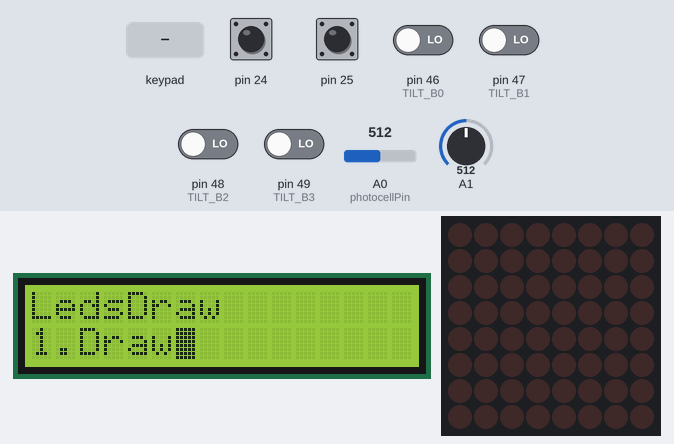
Recording of a sketch running on a simulated Arduino Mega 2560, built with avr-gcc and run on an emulated ATmega2560. Parts: 16×2 character LCD, 8×8 LED matrix. Wiring (inferred from the signals the program sends): 4×2 keypad with keys 1 2 3 4 5 6 7 8 (labels assumed): rows pin 26, pin 27, pin 28, pin 29; columns pin 22, pin 23. Wiring (inferred from the names in the program): character LCD (HD44780): RS pin 2; E pin 3; data pin 11, pin 10, pin 9, pin 8, pin 7, pin 6, pin 5, pin 4. The test bench sets the inputs (shaded band); at power-on: pin 24, pin 25 HIGH, pin 46 (TILT_B0), pin 47 (TILT_B1), pin 48 (TILT_B2), pin 49 (TILT_B3) LOW, A0 (photocellPin) = 512, A1 = 512.

Above: at 1.2 s.
1.3 s: pin 25 pulled LOW for 0.15 s
At 1.53 s:
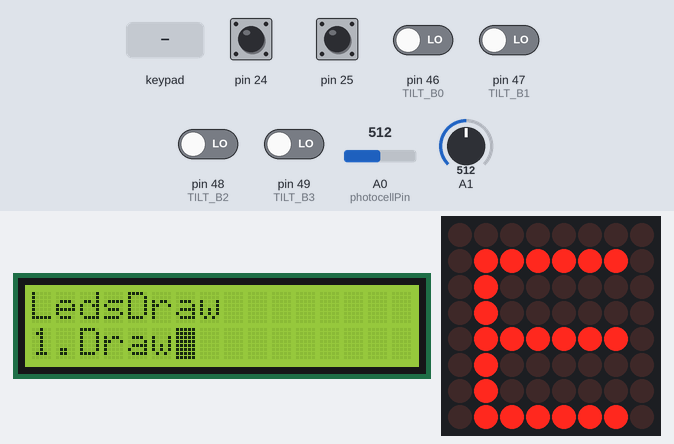
2.0 s: key '4' pressed
At 2.6 s:
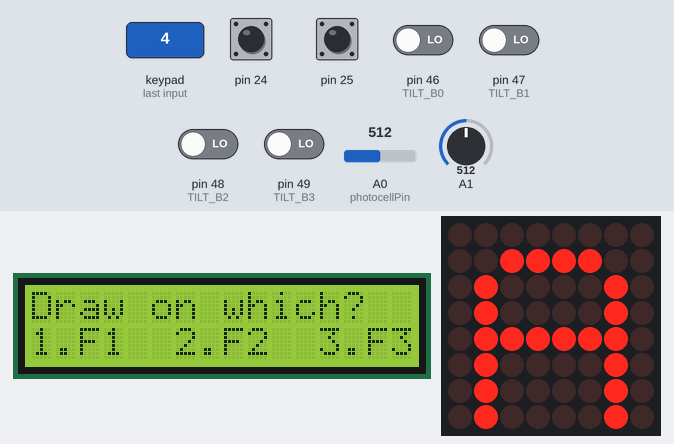
3.6 s: keypad keys 1 2 3 4 pressed 0.4 s apart
At 4.56 s:
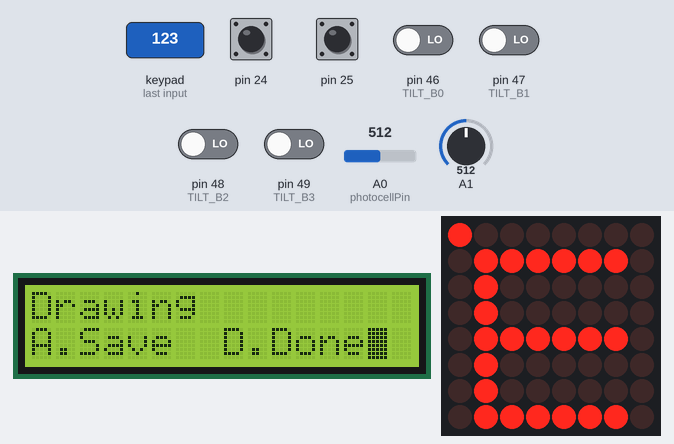
6.7 s: key '8' pressed
At 6.94 s:
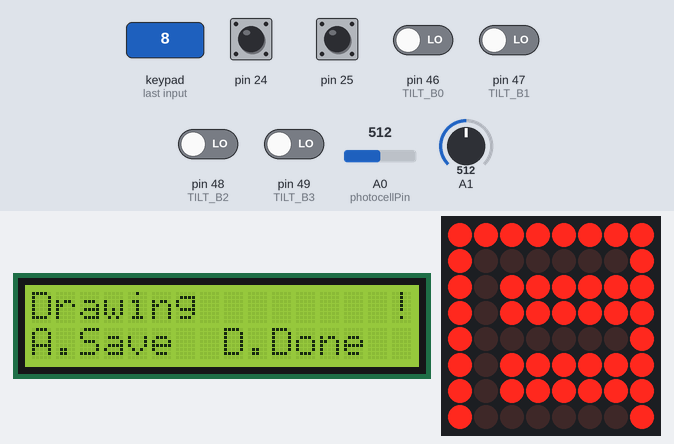
8.9 s: key '7' pressed
At 9.3 s:
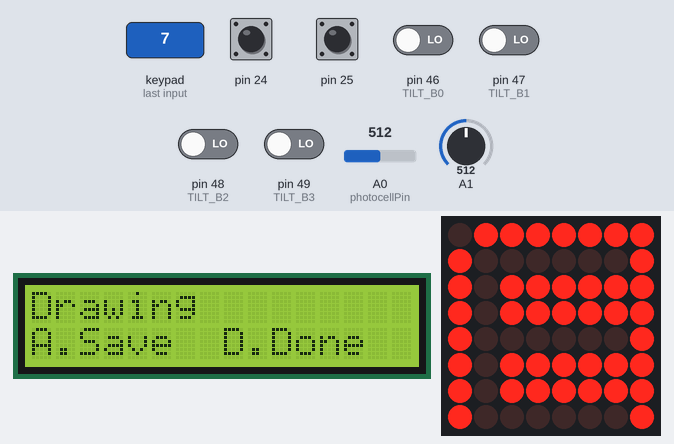
11.0 s: key '6' pressed
At 11.36 s:
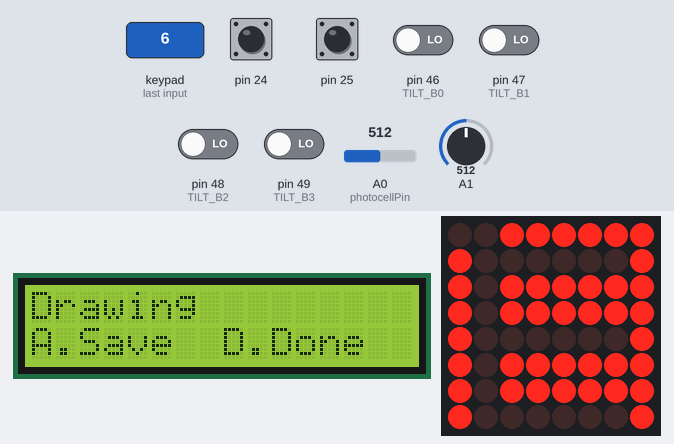
Timing chart, 0 to 14.0 s (numbered marks = the images above; inputs shaded):
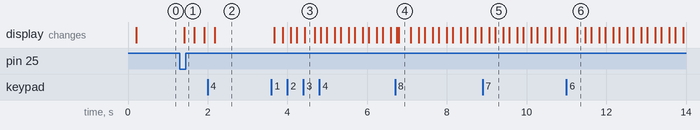

Measured:
- after the input at 1.3 s, the display: changes after 0.11 s (image 1)
- after the input at 2.0 s, the display: changes after 0.17 s (image 2)
- after the input at 3.6 s, the display: changes after 0.07 s (image 3)
- after the input at 6.7 s, the display: first differs from a run without the input after 0.09 s (image 4)
- after the input at 8.9 s, the display: first changes after 0.16 s (image 5 shows a later state)
- after the input at 11.0 s, the display: changes after 0.27 s (image 6)

The sketch:

master.ino
```cpp
#include "master.h"
#include <avr/io.h>

// ================ SHARED GLOBALS ACROSS TASKS ========================
char key;

// ===========================================================
// SCHEDULER
// ===========================================================
Agenda scheduler;
int task0, task1, task2, task3;

// ===========================================================
// TASK MAIN: handles inputs, sends commands to slave
// ===========================================================
enum T1_SM {MainInit, MainMenu, DrawModeAsk, DrawMode, SyncMode, Reset} mainState;
void Task_Main()
{
  static int menuOption;

  char k = GetKeypadKey();

  switch (mainState)
  {
    case MainInit:
      menuOption = 1;
      displayDefaultMenu();
      mainState = MainMenu;
      break;

    case MainMenu:
      if (menuOption != MIN_OPTION && k =='4') // menu left
      {
        menuOption--;
        displayMenuOption(menuOption);
      }
      else if (menuOption != MAX_OPTION && k == '6') // menu right
      {
        menuOption++;
        displayMenuOption(menuOption);
      }

      else if (k == '5') // user selected something
      {
        if (menuOption == 1) // Draw mode
        {
          displayDrawModeAsk();
          mainState = DrawModeAsk;
        }
        else if (menuOption == 2) // Sync mode
        {
          Serial1.print("2");

          // send the frames
          for (char i = 0; i < numFrames; ++i)
            for (char j = 0; j < 8; ++j)
              Serial1.write(Frames[i].row[j]);

          displaySyncMode();
          syncModeOn = true;
          mainState = SyncMode;
        }

        else if (menuOption == 3) // reset currFrame to default
        {
          for (char i = 0; i < 8; ++i)
            Frames[frameIndex].row[i] = DefaultFrames[frameIndex].row[i];

          displayPattern(Frames[frameIndex]);
        }

        else if (menuOption == 4) // result all to default
        {
          for (char i = 0; i < numFrames; ++i)
            for (char j = 0; j < 8; ++j)
              Frames[i].row[j] = DefaultFrames[i].row[j];

          displayPattern(Frames[frameIndex]);
        }
      }


      // stop the animation upon entering DrawModeAsk or SyncMode
      if (k == '*' && !playAnim && mainState != DrawModeAsk){ frameTime = FRAME_TIME; playAnim = true; }
      else if (k == '*' && playAnim || mainState == DrawModeAsk) playAnim = false;
      else if (playAnim && mainState == SyncMode) playAnim = false;

      break;

    case DrawModeAsk:
      if (k == '1' || k == '2' || k == '3')
      {
        drawModeSetup(k);
        displayDrawMode();
        mainState = DrawMode;
      }

      else if (k == 'D')
      {
        displayDefaultMenu();
        mainState = MainMenu;
      }
      break;

    case DrawMode:
      // process key presses
      if (k == 'A') // save
      {
        Frames[frameIndex] = EditedPattern;
        displayClearFlag();
      }

      else if (k == 'D') // done
      {
        // revert the pattern to it's original
        EditedPattern = Frames[frameIndex];
        displayPattern(EditedPattern);

        // return to and display main menu
        displayDefaultMenu();
        drawModeOn = false;
        mainState = MainMenu;
      }

      else if (k == 'B') // invert pattern
      {
        // invert pattern, display inverted pattern, redisplay cursor
        EditedPattern.invertPattern();
        displayPattern(EditedPattern);
        lc.setLed(LEDMAT_ADDR, cursorRow, cursorCol, true);

        displayFlag("!");
      }

      else if (k == 'C') // clear
      {
        // clear/fill the pattern, clear/fill led matrix, redisplay cursor
        if (EditedPattern.isEmpty()) EditedPattern.fillPattern();
        else EditedPattern.clearPattern();
        displayPattern(EditedPattern);
        lc.setLed(LEDMAT_ADDR, cursorRow, cursorCol, true);

        displayFlag("!");
      }

      else if (k == '5') // draw or clear the point
        plotPoint();

      // cursor movement
      else if (k == '2' || k == '8' || k == '4' || k == '6')
        moveCursor(k);

      break;

    case SyncMode:
      if (flipHorizEnable && !flipVertEnable) { Serial1.print('H'); }
      else if (!flipHorizEnable && flipVertEnable ) { Serial1.print('V'); }
      else if (flipHorizEnable && flipVertEnable) { Serial1.print('I'); }
      else Serial1.print('R');

      if (k == 'D')
      {
        Serial1.print('D');
        playAnim = false;
        syncModeOn = false;
        menuOption = 1;
        displayDefaultMenu();
        mainState = MainMenu;
      }

      else if (k == '*')
      {
        Serial1.print('*');
        if (!playAnim) playAnim = true;
        else if (playAnim) playAnim = false;
      }

      break;

    default:
      mainState = MainInit;
  }
}

// ===========================================================
// TASK LED MATRIX
// ===========================================================
enum T2_SM {Wait, Drawing, Playing, Syncing} ledState;
void Task_LedMat()
{
  // transitions
  switch (ledState)
  {
    case Wait:
      if (playAnim && !drawModeOn && !syncModeOn) { ledState = Playing; frameTime = FRAME_TIME; }
      else if (syncModeOn) { ledState = Syncing; frameTime = FRAME_TIME; frameIndex = 0; }
      else if (drawModeOn) ledState = Drawing;
      break;

    case Drawing:
      if (!drawModeOn) ledState = Wait;
      break;

    case Playing:
      if (!playAnim && !syncModeOn) ledState = Wait;
      else if (syncModeOn) { ledState = Syncing; frameTime = FRAME_TIME; frameIndex = 0; }
      break;

    case Syncing:
      if (!syncModeOn) { ledState = Wait; }
      break;

    default:
      ledState = Wait;
  }

  // actions
  switch (ledState)
  {
    case Wait:
      // do nothing
      break;

    case Drawing:
      blinkCursor();
      break;

    case Playing:
      animateFrames();
      break;

    case Syncing:
      if (playAnim) animateFrames();
      else if (!playAnim) frameTime = FRAME_TIME;
      break;

    default:
      frameIndex = 0;
  }
}

// ===========================================================
// TASK TILT
// ===========================================================
enum T3_SM {TiltWait, TiltDetect, TiltLeft, TiltRight, TiltUp, TiltDown} tiltState;

// center: 0100, left: 0011, right: 1100, up: 0110, down: 1001
void Task_Tilt()
{
  /*
  Serial.print(digitalRead(TILT_B3), DEC);
  Serial.print(digitalRead(TILT_B2), DEC);
  Serial.print(digitalRead(TILT_B1), DEC);
  Serial.println(digitalRead(TILT_B0), DEC);
  */

  bool b0 = (bool) digitalRead(TILT_B0);
  bool b1 = (bool) digitalRead(TILT_B1);
  bool b2 = (bool) digitalRead(TILT_B2);
  bool b3 = (bool) digitalRead(TILT_B3);

  switch (tiltState)
  {
    case TiltWait:
      if (drawModeOn) { tiltState = TiltDetect, tiltDirection = CENTER; };
      break;

    case TiltDetect:
      if (!drawModeOn) { tiltState = TiltWait; return; }

      if (!b3 && !b2 && b1 && b0) { tiltState = TiltLeft; tiltDirection = LEFT; }
      else if (b3 && b2 && !b1 && !b0) { tiltState = TiltRight; tiltDirection = RIGHT; }
      else if (!b3 && b2 && b1 && !b0) { tiltState = TiltDown; tiltDirection = DOWN; }
      else if (b3 && !b2 && !b1 && b0) { tiltState = TiltUp; tiltDirection = UP; }
      else tiltDirection = CENTER;

      // if pattern has been shifted, redisplay the pattern
      if ( drawModeOn && shiftPattern(EditedPattern, tiltDirection) )
      {
        displayFlag("!");
        displayPattern(EditedPattern);
      }
      break;

    case TiltLeft:
      if (!drawModeOn) { tiltState = TiltWait; return; }

      if (!b3 && !b2 && b1 && b0) { tiltDirection = CENTER; }
      else if (b3 && b2 && !b1 && !b0) { tiltState = TiltRight; tiltDirection = RIGHT; }
      else if (!b3 && b2 && b1 && !b0) { tiltState = TiltDown; tiltDirection = DOWN; }
      else if (b3 && !b2 && !b1 && b0) { tiltState = TiltUp; tiltDirection = UP; }
      else { tiltState = TiltDetect; tiltDirection = CENTER; }

      if ( drawModeOn && shiftPattern(EditedPattern, tiltDirection) )
      {
        displayFlag("!");
        displayPattern(EditedPattern);
      }
      break;

    case TiltRight:
      if (!drawModeOn) { tiltState = TiltWait; return; }

      if (!b3 && !b2 && b1 && b0) { tiltState = TiltLeft; tiltDirection = LEFT; }
      else if (b3 && b2 && !b1 && !b0) { tiltDirection = CENTER; }
      else if (!b3 && b2 && b1 && !b0) { tiltState = TiltDown; tiltDirection = DOWN; }
      else if (b3 && !b2 && !b1 && b0) { tiltState = TiltUp; tiltDirection = UP; }
      else { tiltState = TiltDetect; tiltDirection = CENTER; }

      if ( drawModeOn && shiftPattern(EditedPattern, tiltDirection) )
      {
        displayFlag("!");
        displayPattern(EditedPattern);
      }
      break;

    case TiltUp:
      if (!drawModeOn) { tiltState = TiltWait; return; }

      if (!b3 && !b2 && b1 && b0) { tiltState = TiltLeft; tiltDirection = LEFT; }
      else if (b3 && b2 && !b1 && !b0) { tiltState = TiltRight; tiltDirection = RIGHT; }
      else if (!b3 && b2 && b1 && !b0) { tiltState = TiltDown; tiltDirection = DOWN; }
      else if (b3 && !b2 && !b1 && b0) { tiltDirection = CENTER; }
      else { tiltState = TiltDetect; tiltDirection = CENTER; }

      if ( drawModeOn && shiftPattern(EditedPattern, tiltDirection) )
      {
        displayFlag("!");
        displayPattern(EditedPattern);
      }
      break;

    case TiltDown:
      if (!drawModeOn) { tiltState = TiltWait; return; }

      if (!b3 && !b2 && b1 && b0) { tiltState = TiltLeft; tiltDirection = LEFT; }
      else if (b3 && b2 && !b1 && !b0) { tiltState = TiltRight; tiltDirection = RIGHT; }
      else if (!b3 && b2 && b1 && !b0) { tiltDirection = CENTER; }
      else if (b3 && !b2 && !b1 && b0) { tiltState = TiltUp; tiltDirection = UP; }
      else { tiltState = TiltDetect; tiltDirection = CENTER; }

      if ( drawModeOn && shiftPattern(EditedPattern, tiltDirection) )
      {
        displayFlag("!");
        displayPattern(EditedPattern);
      }
      break;

    default:
      tiltState = TiltDetect;
  }
}

// ===========================================================
// SETUP AND LOOP
// ===========================================================
void setup() {
  // put your setup code here, to run once:
  LCD_init(); // LCD data lines on PORTL
  LedControl_init(); // init ledControl
  Pattern_init(); // init default patterns for LED matrix
  Keypad_init(); // Keypad on PortA

  pinMode (1, OUTPUT);

  Serial.begin(115200);
  Serial1.begin(115200);

  mainState = MainInit;
  task1 = scheduler.insert(Task_Main, TASK_MAIN_PERIOD, false);
  scheduler.activate(task1);

  ledState = Wait;
  task2 = scheduler.insert(Task_LedMat, TASK_LEDMAT_PERIOD, false);
  scheduler.activate(task2);

  tiltState = TiltWait;
  task2 = scheduler.insert(Task_Tilt, ONE_SEC/8, false);
  scheduler.activate(task3);
}

void loop() {
  // put your main code here, to run repeatedly:
  detectLight();
  detectLight2();
  scheduler.update();
}

// use value 150
void detectLight()
{
  photocellReading = analogRead(photocellPin);

  if (photocellReading <= 100)
    flipVertEnable = true;
  else
    flipVertEnable = false;

  /*
  Serial.print("Analog reading = ");
  Serial.println(photocellReading);     // the raw analog reading
  */

  // LED gets brighter the darker it is at the sensor
  // that means we have to -invert- the reading from 0-1023 back to 1023-0
  photocellReading = 1023 - photocellReading;
  //now we have to map 0-1023 to 0-255 since thats the range analogWrite uses
  brightness = map(photocellReading, 0, 1023, 0, 255);
  analogWrite(LSENSOR_PIN, brightness);

  // delay(100);
}

void detectLight2()
{
  int brightness = analogRead(1);

  /*
  Serial.print("Analog reading2 = ");
  Serial.println(brightness); */

  if (brightness <= 150)
    flipHorizEnable = true;
  else
    flipHorizEnable = false;

  //Serial.println(brightness);
  analogWrite(1, brightness/2);
}
```

Agenda.h
```cpp
/* ___   ___   ___        __   ___
  |   | | __  |___ |\  | |  \ |   |
  |___| |   | |    | \ | |   ||___|
  |   | |___| |___ |  \| |__/ |   | version: 0.1

  Simple Scheduler library for Arduino
  Giovanni Blu Mitolo 2014 - gioscarab@gmail.com - www.gioblu.com
  This library has been released on the public domain.

  Agenda agenda;
  Define an instance of agenda (choose a name, agenda is only an example)

  agenda.insert(function (name with no brackets), interval in millis, once (true or false));
  Add the passed function in the tasks list, if once is true, task
  will be executed once. Returns a number (the id of the task)
  or -1 if is impossible to add the task.

  agenda.remove(id);
  Removes from tasks list the task that has the same id passed as parameter

  agenda.update();
  Checks all scheduled tasks and executes which has to be executed.

  agenda.delay(time);
  A delay function that avoid to affect the scheduler functionalities */

#ifndef Agenda_h
  #define Agenda_h

  #if defined(ARDUINO) && (ARDUINO >= 100)
    #include "Arduino.h"
  #else
    #include "WProgram.h"
    #include "WConstants.h"
  #endif
#endif

#define max_tasks 20
#define agenda_version 01

class Agenda {
  public:
    Agenda();
    int insert(void (*task)(void), unsigned long timing, boolean once = false);
    void remove(int id);
    void activate(int id);
    void deactivate(int id);
    void update();
    void delay(unsigned long delay_time);
  private:
};

struct tasks_struct {
  void (*execution)(void);
  unsigned long timing;
  unsigned long registration;
  boolean active;
  boolean once;
  boolean empty;
};

tasks_struct _tasks[max_tasks];

Agenda::Agenda() {
  for(int i = 0; i < max_tasks; i++)
    _tasks[i].empty = true;
}

int Agenda::insert(void (*task)(void), unsigned long timing, boolean once) {
  for(byte i = 0; i < max_tasks; i++)
    if(_tasks[i].empty) {
      _tasks[i].active = true;
      _tasks[i].execution = *task;
      _tasks[i].registration = micros();
      _tasks[i].timing = timing;
      _tasks[i].once = once;
      _tasks[i].empty = false;
      return i;
    }
  return -1;
}

void Agenda::activate(int id) {
  _tasks[id].active = true;
}

void Agenda::deactivate(int id) {
  _tasks[id].active = false;
}

void Agenda::remove(int id) {
  _tasks[id].active = NULL;
  _tasks[id].empty = true;
}

void Agenda::update() {
  unsigned long time = micros();
  for(byte i = 0; i < max_tasks; i++)
    if(!_tasks[i].empty && _tasks[i].active)
      if(time - _tasks[i].registration > _tasks[i].timing) {
        _tasks[i].execution();
        _tasks[i].registration = time;
        if(_tasks[i].once)
          this->remove(i);
      }
}

void Agenda::delay(unsigned long delay_time) {
  unsigned long time = micros();
  while(micros() - time > delay_time)
    this->update();
}
```

bit.h
```cpp
// Permission to copy is granted provided that this header remains intact.
// This software is provided with no warranties.

////////////////////////////////////////////////////////////////////////////////

#ifndef BIT_H
#define BIT_H

////////////////////////////////////////////////////////////////////////////////
//Functionality - Sets bit on a PORTx
//Parameter: Takes in a uChar for a PORTx, the pin number and the binary value
//Returns: The new value of the PORTx
unsigned char SetBit(unsigned char pin, unsigned char number, unsigned char bin_value)
{
	return (bin_value ? pin | (0x01 << number) : pin & ~(0x01 << number));
}

////////////////////////////////////////////////////////////////////////////////
//Functionality - Gets bit from a PINx
//Parameter: Takes in a uChar for a PINx and the pin number
//Returns: The value of the PINx
unsigned char GetBit(unsigned char port, unsigned char number)
{
	return ( port & (0x01 << number) );
}

#endif //BIT_H
```

keypad.h
```cpp
// Permission to copy is granted provided that this header remains intact.
// This software is provided with no warranties.

////////////////////////////////////////////////////////////////////////////////

// Returns '\0' if no key pressed, else returns char '1', '2', ... '9', 'A', ...
// If multiple keys pressed, returns leftmost-topmost one
// Keypad must be connected to port C
// Keypad arrangement
//        Px4 Px5 Px6 Px7
//    col 1   2   3   4
//  row  ______________
//Px0 1 | 1 | 2 | 3 | A
//Px1 2 | 4 | 5 | 6 | B
//Px2 3 | 7 | 8 | 9 | C
//Px3 4 | * | 0 | # | D

#ifndef KEYPAD_H
#define KEYPAD_H

#include "bit.h"

// Keypad Setup Values
#define KEYPADPORT PORTA
#define KEYPADPIN  PINA
#define ROW1 0
#define ROW2 1
#define ROW3 2
#define ROW4 3
#define COL1 4
#define COL2 5
#define COL3 6
#define COL4 7

void Keypad_init()
{
  DDRA = 0xF0; PORTA = 0x0F;
}

////////////////////////////////////////////////////////////////////////////////
//Functionality - Gets input from a keypad via time-multiplexing
//Parameter: None
//Returns: A keypad button press else '\0'
unsigned char GetKeypadKey() {

  // Check keys in col 1
  KEYPADPORT = SetBit(0xFF,COL1,0); // Set Px4 to 0; others 1
  asm("nop"); // add a delay to allow PORTx to stabilize before checking
  if ( GetBit(~KEYPADPIN,ROW1) ) { return '1'; }
  if ( GetBit(~KEYPADPIN,ROW2) ) { return '4'; }
  if ( GetBit(~KEYPADPIN,ROW3) ) { return '7'; }
  if ( GetBit(~KEYPADPIN,ROW4) ) { return '*'; }

  // Check keys in col 2
  KEYPADPORT = SetBit(0xFF,COL2,0); // Set Px5 to 0; others 1
  asm("nop"); // add a delay to allow PORTx to stabilize before checking
  if ( GetBit(~KEYPADPIN,ROW1) ) { return '2'; }
  if ( GetBit(~KEYPADPIN,ROW2) ) { return '5'; }
  if ( GetBit(~KEYPADPIN,ROW3) ) { return '8'; }
  if ( GetBit(~KEYPADPIN,ROW4) ) { return '0'; }

  // Check keys in col 3
  KEYPADPORT = SetBit(0xFF,COL3,0); // Set Px6 to 0; others 1
  asm("nop"); // add a delay to allow PORTx to stabilize before checking
  if ( GetBit(~KEYPADPIN,ROW1) ) { return '3'; }
  if ( GetBit(~KEYPADPIN,ROW2) ) { return '6'; }
  if ( GetBit(~KEYPADPIN,ROW3) ) { return '9'; }
  if ( GetBit(~KEYPADPIN,ROW4) ) { return '#'; }

  // Check keys in col 4
  KEYPADPORT = SetBit(0xFF,COL4,0); // Set Px7 to 0; others 1
  asm("nop"); // add a delay to allow PORTx to stabilize before checking
  if (GetBit(~KEYPADPIN,ROW1) ) { return 'A'; }
  if (GetBit(~KEYPADPIN,ROW2) ) { return 'B'; }
  if (GetBit(~KEYPADPIN,ROW3) ) { return 'C'; }
  if (GetBit(~KEYPADPIN,ROW4) ) { return 'D'; }

  return '\0';
}

#endif //KEYPAD_H
```

Source omitted: master.h (5300 bytes), patterns.h (4994 bytes), lcd.h (3621 bytes), lcd_messages.h (989 bytes)
